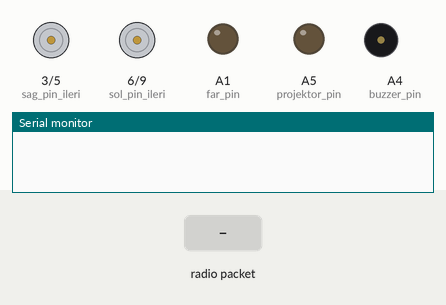
This program was run on a simulated Arduino Nano, built with avr-gcc and run on an emulated ATmega328P. Shown: motor-driver pin pairs drawn as motors (green arrow = first pin HIGH = forward, orange = second pin HIGH = backward, longer = more drive), output pins drawn as LEDs (lit = HIGH), buzzer (waves = sounding, pin HIGH), the last lines printed to the serial monitor. Inputs (shaded band) come from the test bench. No radio packets arrive unless stated.

Above: at 1.2 s.
1.3 s: radio packet "1" arrives
At 1.8 s:
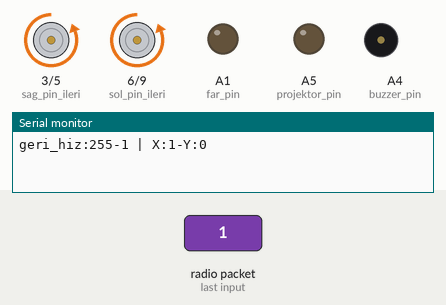
Timing chart, 0 to 4.3 s (numbered marks = the images above; inputs shaded):
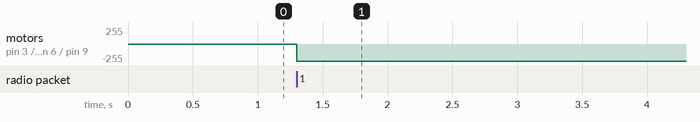

The program:

main.cpp
```cpp
#include <Arduino.h>
#include <SPI.h>

#include "RF24.h"
// pin tanımlamaları
#define CE_PIN 7
#define CSN_PIN 8
#define sag_pin_ileri 3
#define sag_pin_geri 5
#define sol_pin_ileri 6
#define sol_pin_geri 9
#define trigPin_on 2  // Ön taraf HC-SR04 trig pini
#define echoPin_on 4 // Ön taraf HC-SR04 echo pini
#define projektor_pin A5
#define buzzer_pin A4  // araç ön taraftan en fazla belirtilen cm kadar yaklaşabilir
#define trigPin_arka A3  //Arka taraf  HC-SR04 trig pini
#define echoPin_arka A2 //Arka Taraf HC-SR04 echo pini
#define far_pin A1 //
////////
//  hcsr-04 mesafe hassasiyet
#define mesafe_limit_on 5   // araç ön taraftan en fazla belirtilen cm kadar yaklaşabilir
#define mesafe_limit_arka 3   // araç arka taraftan en fazla belirtilen cm kadar yaklaşabilir
#define sag_pwm_ileri 0
#define sag_pwm_geri 0
#define sol_pwm_ileri  0
#define sol_pwm_geri 0

uint8_t btn_up =0;
uint8_t btn_down =0;
uint8_t btn_right =0;
uint8_t btn_left =0;
uint8_t btn_joy=0;
unsigned int  x_degeri=0;
unsigned int y_degeri=0;
char buff[10];
char gelen_komut[64] = "";
unsigned long bip_previousMillis = 0;  // Önceki zamanı saklamak için değişken
const long bip_aralik= 500;  // Uyarı sesi aralığı (milisaniye cinsinden)

RF24 radio(CE_PIN, CSN_PIN);

void ileri_git(uint8_t hiz){
  Serial.print("ileri_hiz:");
  Serial.print(hiz);
  Serial.print("-");
  analogWrite( sag_pin_ileri, hiz );analogWrite( sol_pin_ileri, hiz );analogWrite( sag_pin_geri, 0 );analogWrite(sol_pin_geri, 0 );
}
void geri_git(uint8_t hiz){
  Serial.print("geri_hiz:");
  Serial.print(hiz);
  Serial.print("-");
  analogWrite( sag_pin_ileri, 0 );analogWrite( sol_pin_ileri, 0 );analogWrite( sag_pin_geri, hiz );analogWrite(sol_pin_geri, hiz );
}

void saga_don(uint8_t hiz){
  Serial.print("saga hiz:");
  Serial.print(hiz);
  Serial.print("-");
  analogWrite( sag_pin_ileri, 0 );analogWrite( sol_pin_ileri, hiz );analogWrite( sag_pin_geri, hiz  );analogWrite(sol_pin_geri, 0 );

}

void sola_don(uint8_t hiz){
  Serial.print("sola hiz:");
  Serial.print(hiz);
  Serial.print("-");
  analogWrite( sag_pin_ileri, hiz );analogWrite( sol_pin_ileri, 0 );analogWrite( sag_pin_geri, 0 );analogWrite(sol_pin_geri, hiz  );

}
void dur(){
  analogWrite( sag_pin_ileri, 0 );analogWrite( sol_pin_ileri, 0 );analogWrite( sag_pin_geri, 0 );analogWrite(sol_pin_geri, 0  );
  // Serial.println("dur");
}

void far_ac(){Serial.println("far");}
void projektor_ac(){Serial.println("projektor");}
void bip_ac(){Serial.println("bip");}
void siren_ac(){Serial.println("siren");}

void far_kapat(){ }
void projektor_kapat(){ }
void bip_kapat(){ }
void siren_kapat(){ }

void setup() {
  radio.begin();
  Serial.begin(9600);
  radio.openReadingPipe(0, 0xF0F0F0F0E12E);
  // radio.setPALevel(RF24_PA_MIN); // en düşük seviye enerji tüketimi , düşük sinyal menzili
  radio.startListening();//verici  modunda çalış.
  Serial.begin(9600);
   //Pin modları tanımla
  pinMode(sag_pin_ileri, OUTPUT);
  pinMode(sag_pin_geri, OUTPUT);
  pinMode(sol_pin_ileri, OUTPUT);
  pinMode(sol_pin_geri, OUTPUT);
  pinMode(projektor_pin, OUTPUT);digitalWrite(projektor_pin,0);
  pinMode(far_pin, OUTPUT);digitalWrite(far_pin,0);
  pinMode(buzzer_pin, OUTPUT);digitalWrite(buzzer_pin,0);
}

void  axis_yaz(char gelen_komut[64] ){ Serial.print(gelen_komut);Serial.print(" | X:");  Serial.print(x_degeri);    Serial.print("-Y:");    Serial.print(y_degeri);    Serial.print("\n"); }

void loop() {
  if (radio.available()) {
   radio.read(&gelen_komut, sizeof(gelen_komut));

    strcpy( buff , strtok( gelen_komut,  "," ) );    x_degeri= atoi(buff);
    strcpy( buff , strtok(NULL,  "," ) );    y_degeri= atoi(buff);
    strcpy( buff , strtok(NULL,  "," ) );    btn_joy= atoi(buff);
    strcpy( buff , strtok(NULL,  "," ) );    btn_up= atoi(buff);
    strcpy( buff , strtok(NULL,  "," ) );    btn_down= atoi(buff);
    strcpy( buff , strtok(NULL,  "," ) );    btn_right= atoi(buff);
    strcpy( buff , strtok(NULL,  "," ) );    btn_left= atoi(buff);

    //Serial.print(gelen_komut);

    if(btn_joy==1 ) dur();

  //if ( (x_degeri ==  505  || x_degeri==504 ) &&  (y_degeri ==524 || y_degeri == 525) ) dur();
  if (y_degeri >=526 && y_degeri < 1024){   ileri_git( map(y_degeri, 526,1023, 0,255) ); axis_yaz(gelen_komut);  }
  else if (y_degeri >= 0 && y_degeri < 520) {geri_git(map(y_degeri, 520, 0, 0, 255)); axis_yaz(gelen_komut);}
  else if (x_degeri >= 0 && x_degeri < 504) {sola_don(map(x_degeri, 504, 0, 0, 255)); axis_yaz(gelen_komut);}
  else if (x_degeri > 510 && x_degeri < 1024) {saga_don(map(x_degeri, 510, 1023, 0, 255));axis_yaz(gelen_komut);}
  else dur();

  // if(btn_joy==1) korna_ac(); else korna_kapt();
  if(btn_up==1) digitalWrite(projektor_pin, HIGH); else digitalWrite(projektor_pin, LOW);
  if(btn_down==1) digitalWrite(far_pin, HIGH); else digitalWrite(far_pin, LOW);
  if(btn_right==1) digitalWrite(buzzer_pin, HIGH); else digitalWrite(buzzer_pin, LOW);

  // if(btn_up==1)  far_yak();
  // if(btn_down==1)  far_yak();

  //  Serial.print("\n");
    // Serial.println(btn_left);

  } else{
    //Serial.print("sinyal yok");
      //  all_stop();
  }
}
```

Measured:
- after the input at 1.3 s, motor on pin 3 (sag_pin_ileri) / pin 5 (sag_pin_geri), motor on pin 6 (sol_pin_ileri) / pin 9 (sol_pin_geri): stopped → backward 255/255 at once
